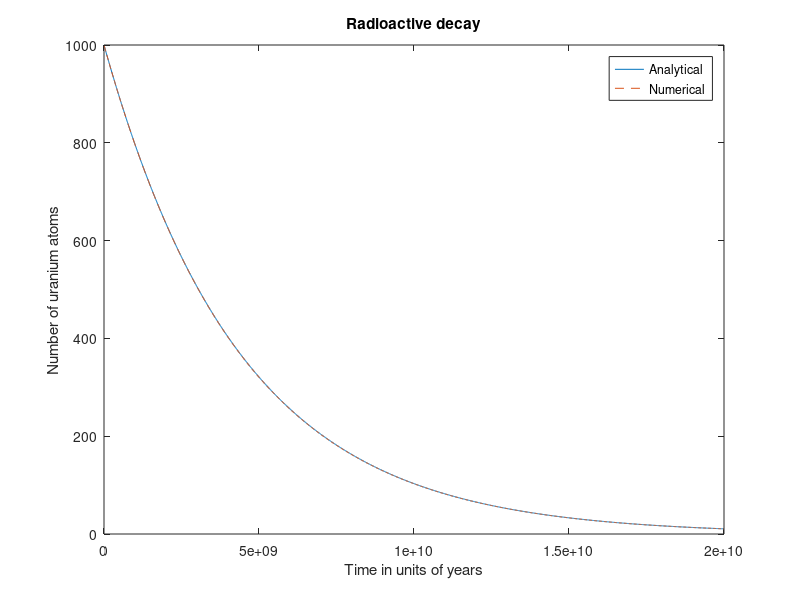

MATLAB code for this plot:
%{
complete information
name:[Lars Lund Thomsen]
UID:[3030064476]
put on website:[yes]
%}
function code_template()
N0 = 1000; % initial number of uranium atoms
N=N0;
years = 2000;  % iteration times
dt = 1e7;           % time step in years
tau = 4.4e9;        % mean lifetime of U238
ret1 = zeros(1,years); %save the value numerical value in
ret2 = zeros(1,years); % save the analytic
for i = 1:years
    N=N+ (-N/tau)*dt; % Begin numerical iteleration
    %start from here%
    ret1(i)=N0*exp(-dt*i/tau); % Analytical
    ret2(i)=N; % Numerical
end
figure
plot([1:1:years]*dt,ret1) % Plot analytical
hold on 
plot([1:1:years]*dt,ret2,'--') %Plot Numerical
legend('Analytical','Numerical')
title('Radioactive decay')
xlabel('Time in units of years') 
ylabel('Number of uranium atoms') 
end